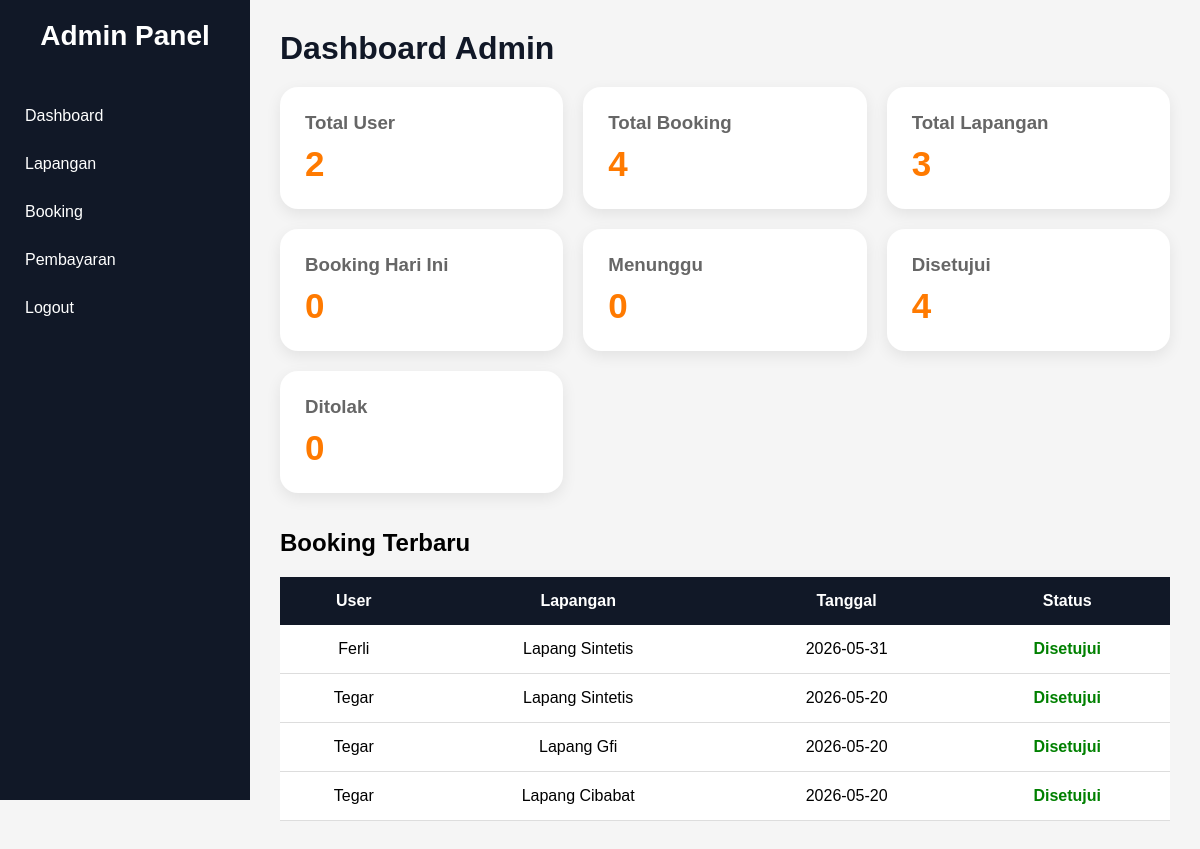
The page /PemesananLapanganFutsal/Admin/Dashboard_admin.php (signed in) on the database its author committed.
### tables this page shows
CREATE TABLE `tbooking` (
  `Id_booking` int(11) NOT NULL,
  `Username` varchar(100) NOT NULL,
  `Id_lapang` int(11) NOT NULL,
  `Tanggal` date NOT NULL,
  `Jam_mulai` time NOT NULL,
  `Jam_selesai` time NOT NULL,
  `Status` varchar(50) NOT NULL
);

CREATE TABLE `tlapang` (
  `Id_lapang` int(11) NOT NULL,
  `Nama_lapangan` varchar(100) NOT NULL,
  `Harga` int(11) NOT NULL,
  `Deskripsi` text NOT NULL,
  `Gambar` varchar(255) DEFAULT NULL
);

### PemesananLapanganFutsal/Admin/Dashboard_admin.php (the view, shortened to what this page needs)
<?php
require_once("../config/koneksi.php");
include "Layout_admin.php";
$user = mysqli_fetch_assoc(
    mysqli_query(
        $koneksi,
        "SELECT COUNT(*) as total
         FROM tuser
         WHERE Role='User'"
    )
);
$booking = mysqli_fetch_assoc(
    mysqli_query(
        $koneksi,
        "SELECT COUNT(*) as total
         FROM tbooking"
    )
);
$lapangan = mysqli_fetch_assoc(
    mysqli_query(
        $koneksi,
        "SELECT COUNT(*) as total
         FROM tlapang"
    )
);
$today = date("Y-m-d");
$bookingHariIni = mysqli_fetch_assoc(
    mysqli_query(
        $koneksi,
        "SELECT COUNT(*) as total
         FROM tbooking
         WHERE Tanggal='$today'"
    )
);
$menunggu = mysqli_fetch_assoc(
    mysqli_query(
        $koneksi,
        "SELECT COUNT(*) as total
         FROM tbooking
         WHERE Status='menunggu'"
    )
);
$disetujui = mysqli_fetch_assoc(
    mysqli_query(
        $koneksi,
        "SELECT COUNT(*) as total
         FROM tbooking
         WHERE Status='disetujui'"
    )
);
$ditolak = mysqli_fetch_assoc(
    mysqli_query(
        $koneksi,
        "SELECT COUNT(*) as total
         FROM tbooking
         WHERE Status='ditolak'"
    )
);
$recent = mysqli_query(
    $koneksi,
    "SELECT tbooking.*,
    tlapang.Nama_lapangan
    FROM tbooking
    INNER JOIN tlapang
    ON tbooking.Id_lapang =
    tlapang.Id_lapang
    ORDER BY Id_booking DESC
    LIMIT 5"
);
?>
<h1>Dashboard Admin</h1>
<div class="dashboard-card">
    <div class="card">
        <h3>Total User</h3>
        <p>
            <?= $user['total']; ?>
        </p>
    </div>
    <div class="card">
        <h3>Total Booking</h3>
        <p>
            <?= $booking['total']; ?>
        </p>
    </div>
    <div class="card">
        <h3>Total Lapangan</h3>
        <p>
            <?= $lapangan['total']; ?>
        </p>
    </div>
    <div class="card">
        <h3>Booking Hari Ini</h3>
        <p>
            <?= $bookingHariIni['total']; ?>
        </p>
    </div>
    <div class="card">
        <h3>Menunggu</h3>
        <p>
            <?= $menunggu['total']; ?>
        </p>
    </div>
    <div class="card">
        <h3>Disetujui</h3>
        <p>
            <?= $disetujui['total']; ?>
        </p>
    </div>
    <div class="card">
        <h3>Ditolak</h3>
        <p>
            <?= $ditolak['total']; ?>
        </p>
    </div>
</div>
<br><br>
<h2>Booking Terbaru</h2>
<div class="table-container">
    <table>
    <tr>
        <th>User</th>
        <th>Lapangan</th>
        <th>Tanggal</th>
        <th>Status</th>
    </tr>
    <?php while ($row = mysqli_fetch_assoc($recent)) { ?>
        <tr>
            <td>
                <?= $row['Username']; ?>
            </td>
            <td>
                <?= $row['Nama_lapangan']; ?>
            </td>
            <td>
                <?= $row['Tanggal']; ?>
            </td>
            <td>
                <?php
                $status = strtolower(trim($row['Status']));
                if ($status == 'menunggu') {
                    echo "<span class='status status-menunggu'>
                    Menunggu
                    </span>";
                } elseif ($status == 'disetujui') {
                    echo "<span class='status status-disetujui'>
                    Disetujui
                    </span>";
                } elseif ($status == 'dibayar') {
                    echo "<span class='status status-disetujui'>
                    Dibayar
                    </span>";
                } else {
                    echo "<span class='status status-ditolak'>
                    Ditolak
                    </span>";
                }
                ?>
            </td>
        </tr>
    <?php } ?>
</table>
</div>
<?php include "Footer_admin.php"; ?>

### PemesananLapanganFutsal/asset/css/admin.css (style rules this page uses)
:root { --primary: #ff7a00; --dark: #111827; --dark2: #1f2937; --light: #f5f5f5; --white: #ffffff; }
* { margin: 0; padding: 0; box-sizing: border-box; font-family: Arial, sans-serif; }
body { background: var(--light); }
h1 { margin-bottom: 20px; color: var(--dark); }
table { width: 100%; border-collapse: collapse; background: white; margin-top: 20px; }
table th { background: var(--dark); color: white; padding: 15px; text-align: center; }
table td { padding: 15px; border-bottom: 1px solid #ddd; text-align: center; vertical-align: middle; }
.status-disetujui { color: green; font-weight: bold; }
.dashboard-card { display: grid; grid-template-columns: repeat(auto-fit,minmax(220px,1fr)); gap: 20px; }
.card { background: white; padding: 25px; border-radius: 18px; box-shadow: 0 5px 15px rgba(0,0,0,0.08); transition: 0.3s; }
.card h3 { color: #666; margin-bottom: 10px; }
.card p { font-size: 35px; font-weight: bold; color: var(--primary); }

### rows shown on the page
tbooking: Username "Ferli", Id_lapang.Nama_lapangan "Lapang Sintetis", Tanggal "2026-05-31", Status "Disetujui"
tbooking: Username "Tegar", Id_lapang.Nama_lapangan "Lapang Sintetis", Tanggal "2026-05-20", Status "Disetujui"
tbooking: Username "Tegar", Id_lapang.Nama_lapangan "Lapang Gfi", Tanggal "2026-05-20", Status "Disetujui"
tbooking: Username "Tegar", Id_lapang.Nama_lapangan "Lapang Cibabat", Tanggal "2026-05-20", Status "Disetujui"

### other values the page prints
$user['total'] "2"
$booking['total'] "4"
$lapangan['total'] "3"
$bookingHariIni['total'] "0"
$menunggu['total'] "0"
$disetujui['total'] "4"
$ditolak['total'] "0"
